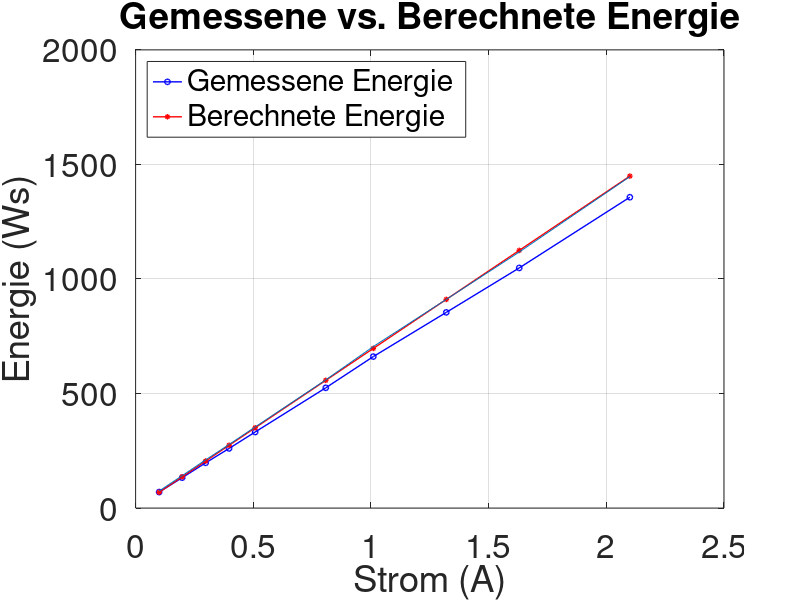
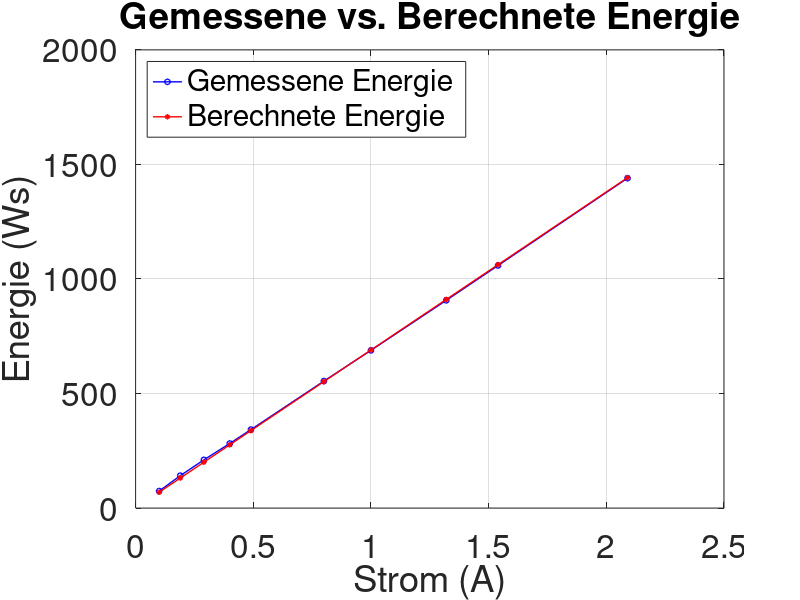

Here is the MATLAB script that generated these plots, in order:
clear all;
set(0, "defaultaxesfontsize", 24);  % Set default font size for axes labels

% Define the constants and data
Spannung = 23;  % Voltage in volts
Zeit = 30;      % Time in seconds
Strom = [0.1, 0.1979, 0.2977, 0.3972, 0.508, 0.808, 1.01, 1.32, 1.63, 2.1];  % Current in amperes
Energie_gemessen = [69.8,132.64, 197.45, 260.22, 332, 524.92, 661.23, 854.19, 1048.2, 1356.86];  % Measured energy in Ws


% Calculate the expected energy values
Energie_soll = Spannung * Zeit * Strom;


%Fehler Berechnen

Fehlerfaktor = Energie_soll / Energie_gemessen;

Fehlerfaktor_mean = mean(Fehlerfaktor)

Energie_korrigiert  = Energie_gemessen * Fehlerfaktor_mean;
% Plot the measured energy values
figure 1;
plot(Strom, Energie_gemessen, 'bo-', 'LineWidth', 1, 'MarkerSize', 4);
hold on;

# Plot the expected energy values
plot(Strom, Energie_soll, 'r*-', 'LineWidth', 1, 'MarkerSize', 4);

plot(Strom, Energie_korrigiert)
# Add labels and legend
xlabel('Strom (A)');
ylabel('Energie (Ws)');
title('Gemessene vs. Berechnete Energie');
legend('Gemessene Energie', 'Berechnete Energie', 'Location', 'NorthWest');

# Display the grid
grid on;

# Release the hold on the plot
hold off;



# Kalibriert
Strom_kalibriert = [0.1, 0.19, 0.29, 0.40, 0.49, 0.8, 1, 1.32, 1.54, 2.09];
Energie_gemessen_kalibriert = [74.13, 141.58, 210.37, 281.79, 342.53, 554.29, 688.45, 906.72, 1058.84, 1439.92];


% Calculate the expected energy values
Energie_soll_kalibriert = Spannung * Zeit * Strom_kalibriert;

% Plot the measured energy values
figure 2;
plot(Strom_kalibriert, Energie_gemessen_kalibriert, 'bo-', 'LineWidth', 1, 'MarkerSize', 4);
hold on;

# Plot the expected energy values
plot(Strom_kalibriert, Energie_soll_kalibriert, 'r*-', 'LineWidth', 1, 'MarkerSize', 4);


# Add labels and legend
xlabel('Strom (A)');
ylabel('Energie (Ws)');
title('Gemessene vs. Berechnete Energie');
legend('Gemessene Energie', 'Berechnete Energie', 'Location', 'NorthWest');


%Fehler Berechnen

Fehlerfaktor_kalibriert = Energie_soll_kalibriert / Energie_gemessen_kalibriert;

Fehlerfaktor_mean_kalibriert = mean(Fehlerfaktor_kalibriert)

# Display the grid
grid on;

# Release the hold on the plot
hold off;

